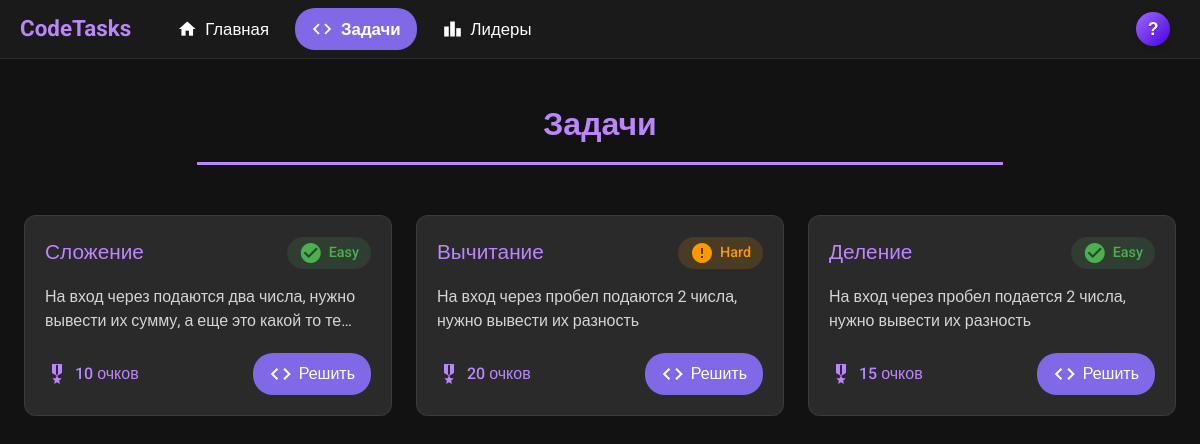
The page /tasks/ on the database as committed earlier.
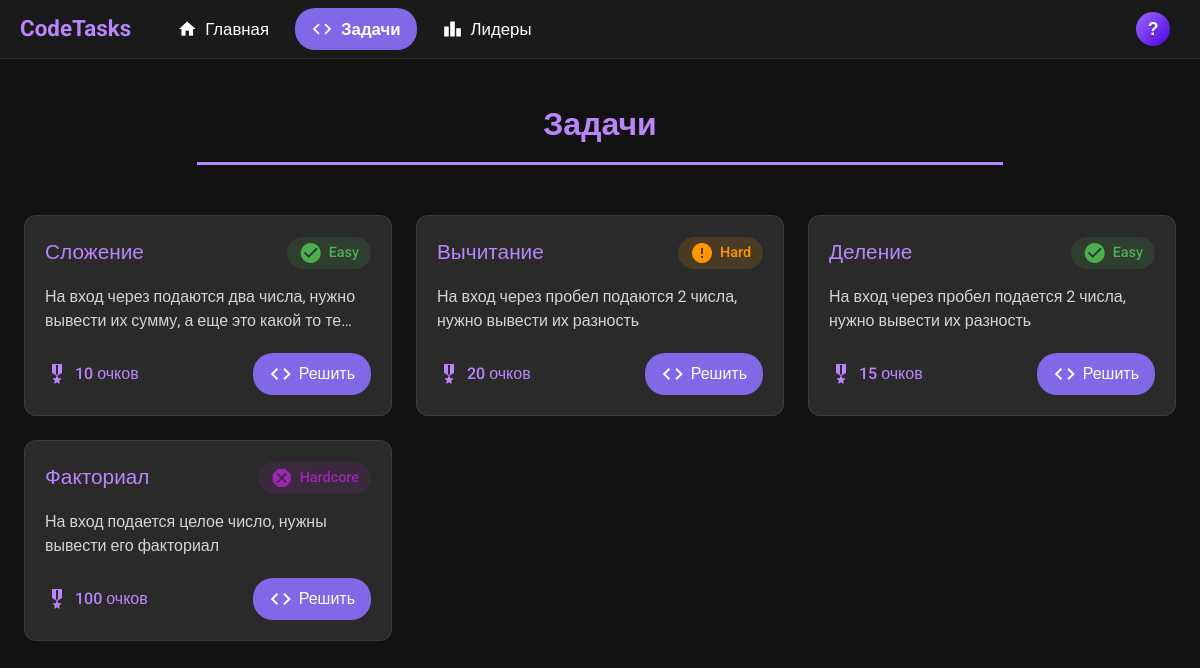
The same page on the database as committed later.
### app/models.py (models this page shows, shortened)
class Task(models.Model):
    title = models.CharField(max_length=100)
    description = models.TextField()
    COMPLEXITY_CHOICES = [
        (0, 'Easy'),
        (1, 'Medium'),
        (2, 'Hard'),
        (3, "Extreme"),
        (4, "Hardcore")
    ]
    complexity = models.IntegerField(choices=COMPLEXITY_CHOICES)
    award_points = models.IntegerField(default=0)

### app/views.py (the view)
# urls.py: path("tasks/", views.tasks, name="tasks"),
def tasks(request):
    tasks_list = Task.objects.all()
    return render(request, "tasks.html", {"tasks": tasks_list})

### templates/tasks.html (shortened to what this page needs)
{% extends 'base.html' %}
{% block content %}
    <div class="page-header">
        <h1 class="page-title">Задачи</h1>
    </div>
    <div class="tasks-container">
        {% for task in tasks %}
            <div class="task-card">
                <div class="task-header">
                    <a href="{% url 'ide' task.id %}" class="task-title">{{ task.title }}</a>
                    <span class="task-complexity complexity-{{ task.get_complexity_display|lower }}">
                <span class="material-icons"></span>
                {{ task.get_complexity_display }}
            </span>
                </div>
                <p class="task-description">{{ task.description|truncatechars:80 }}</p>
                <div class="task-footer">
                    <div class="task-points">
                        <span class="material-icons">military_tech</span>
                        <span>{{ task.award_points }} очков</span>
                    </div>
                    <a class="solve-button" href="{% url 'ide' task.id %}">
                        <span class="material-icons">code</span>
                        Решить
                    </a>
                </div>
            </div>
        {% empty %}
            <p>Пока нет доступных задач</p>
        {% endfor %}
    </div>
{% endblock %}

Rows that differ between the two databases and show on the page:
added Task: title "Факториал", complexity "Hardcore", description "На вход подается целое число, нужны вывести его факториал", award_points "100"
